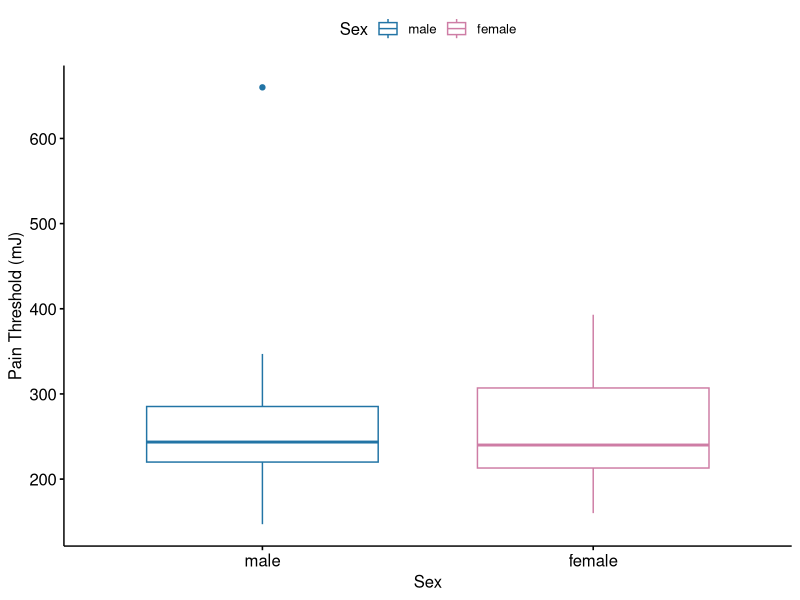
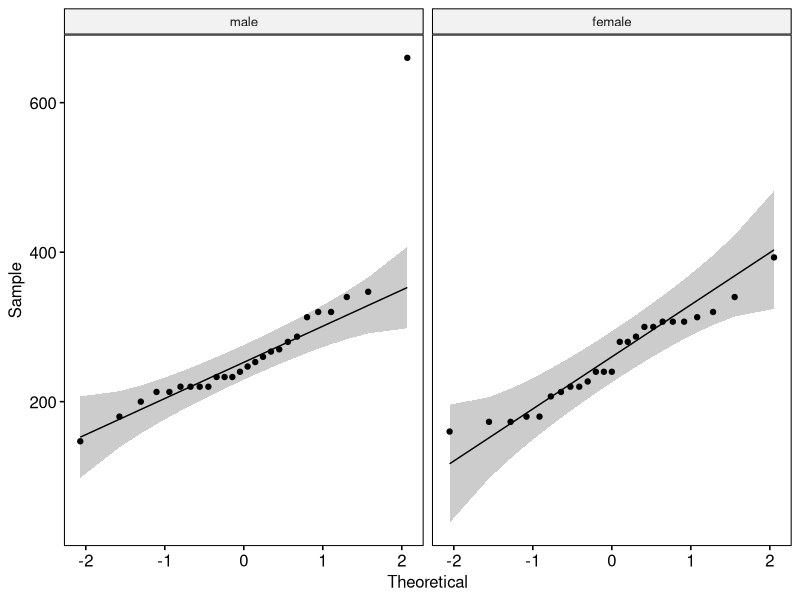
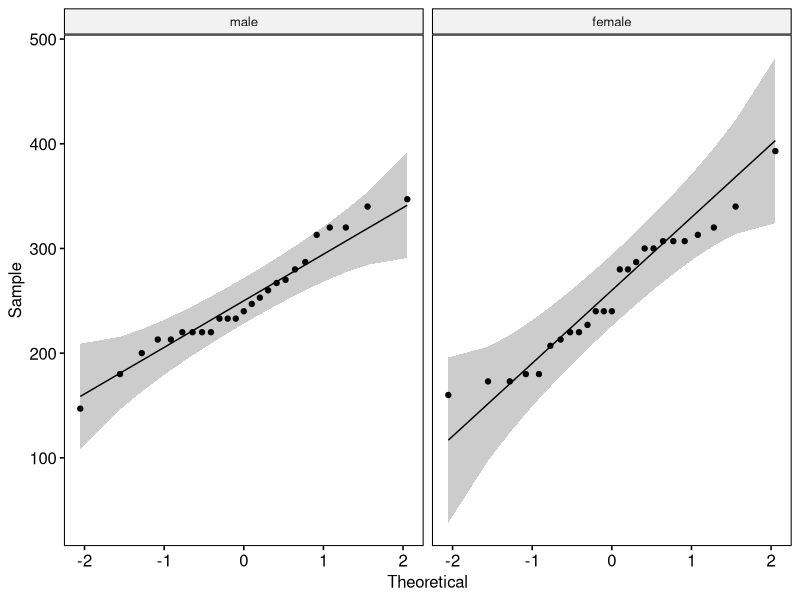
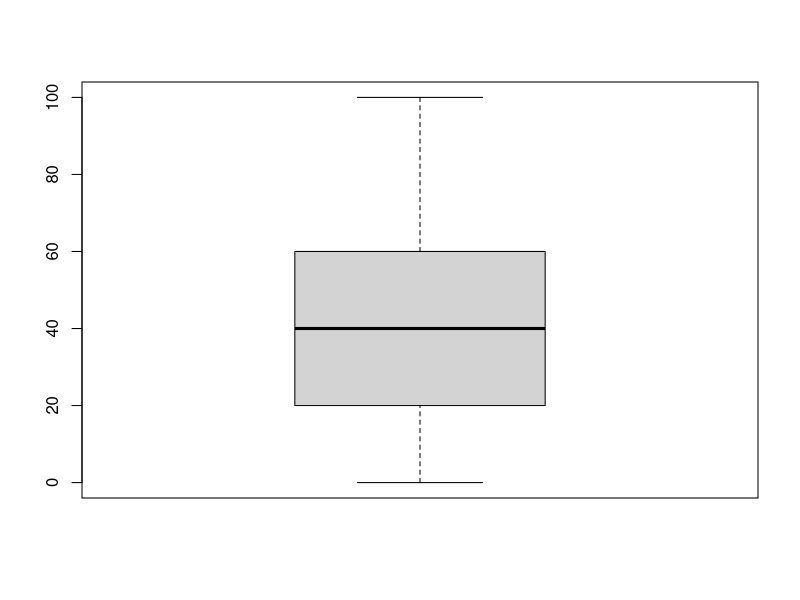
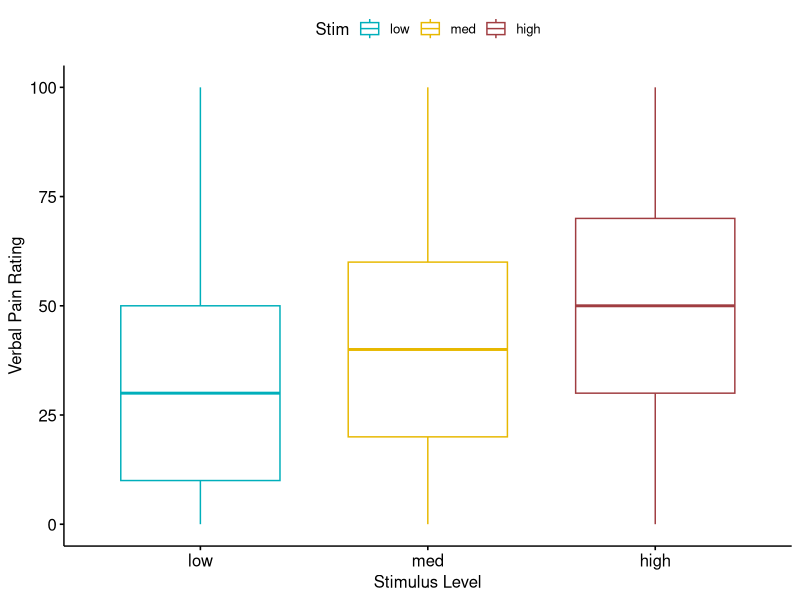
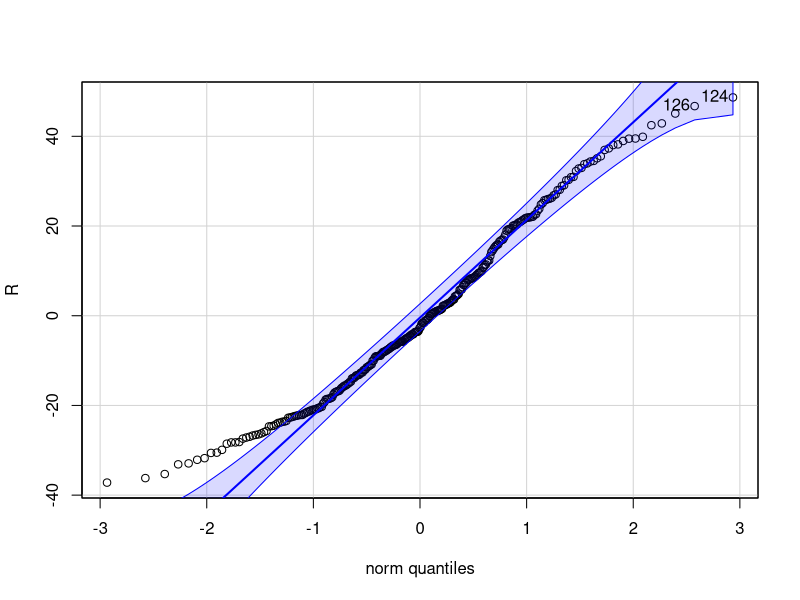
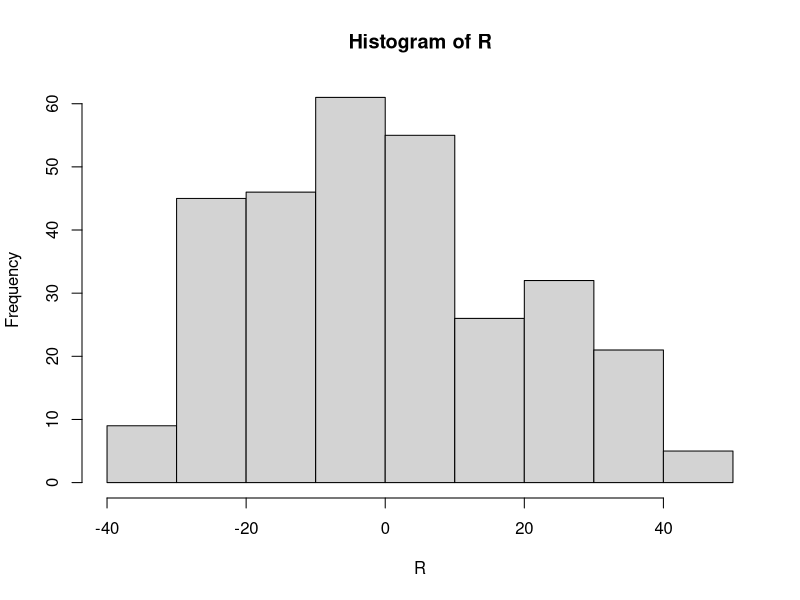
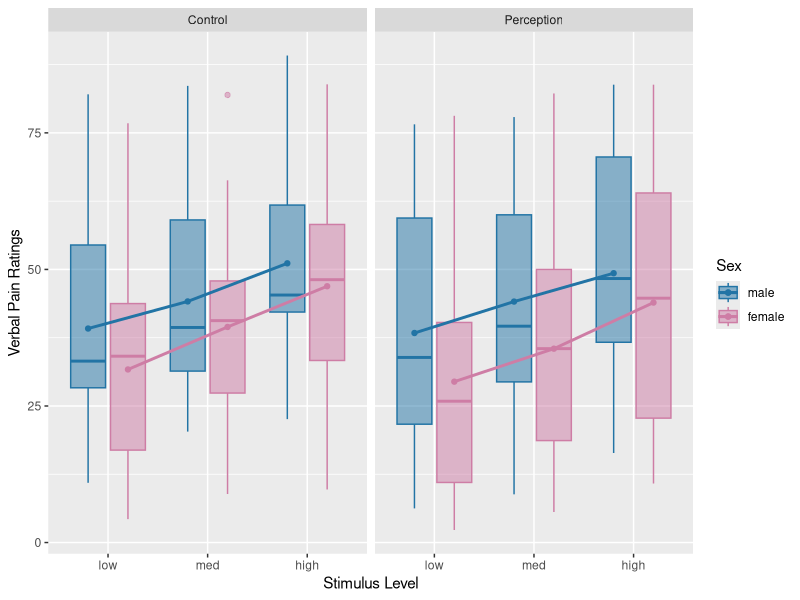

Here is the R script that generated these plots, in order:
## ---- chunk 1
library(ggpubr)
library(emmeans)
library(readr)
library(afex)
library(car)
library(multcomp)
## ---- chunk 2
threshold <- read_csv("Data/Thresholds.csv", col_types = cols(Sex = col_factor(
                                                       levels = c("male", "female"))))
## ---- chunk 3
ggboxplot(threshold, x = "Sex", y = "Threshold", 
          color = "Sex", palette = c("#2274A5", "#CE7DA5"),
          ylab = "Pain Threshold (mJ)", xlab = "Sex")
ggqqplot(threshold, "Threshold", facet.by = "Sex")

print(c("Male average: ", mean(subset(threshold, threshold$Sex=="male")$Threshold)))
print(c("Male variance: ", sd(subset(threshold, threshold$Sex=="male")$Threshold)))
print(c("Female average: ", mean(subset(threshold, threshold$Sex=="female")$Threshold)))
print(c("Female variance: ", sd(subset(threshold, threshold$Sex=="female")$Threshold)))
## ---- chunk 4
threshold <- subset(threshold, threshold$Subject != 33)
ggqqplot(threshold, "Threshold", facet.by = "Sex")
## ---- chunk 5
thresh.aov <- aov(Threshold ~ Sex, data = threshold)
summary(thresh.aov)
## ---- chunk 6
leveneTest(Threshold ~ Sex, data = threshold)
shapiro.test(x = residuals(object = thresh.aov))
## ---- chunk 7
R1 <- read_csv("Data/Perception_ratings.csv", col_types = cols(Sex = col_factor(
                                                          levels = c("male", "female")),
                                                          Stim = col_factor(
                                                          levels = c("low", "med", "high"))))
R1$Condition <- "Perception"
R2 <- read_csv("Data/Control_ratings.csv", col_types = cols(Sex = col_factor(
                                                       levels = c("male", "female")),
                                                       Stim = col_factor(
                                                       levels = c("low", "med", "high"))))
R2$Condition <- "Control"

ratings <- rbind(R1, R2)
ratings <- subset(ratings, ratings$Subject!=18)  # exclude subject 18 (DNF motor)
ratings <- ratings[!(ratings$Pain %in% boxplot(ratings$Pain)$out),]  # remove rows with outliers

print("Sample Size")
print(length(ratings$Pain))
## ---- chunk 8
emm_options(pbkrtest.limit = 5000)
ratings <- na.omit(ratings)
ratings <- ratings[sample(nrow(ratings), 5000), ]
## ---- chunk 9
ggboxplot(ratings, x = "Stim", y = "Pain", 
          color = "Stim", palette = c("#00AFBB", "#E7B800", "#A03D41"),
          ylab = "Verbal Pain Rating", xlab = "Stimulus Level",
          order = c("low", "med", "high"))

for (i in c("male", "female")) {
  print(table(ratings$Sex))
  for (j in c("low", "med", "high")){
    print(table(ratings$Stim))
    for (k in c("Perception", "Control")){
      print(table(ratings$Condition))
      m <- mean(subset(ratings, ratings$Sex==i & ratings$Stim==j & ratings$Condition==k)$Pain, na.rm = TRUE)
      s <- sd(subset(ratings, ratings$Sex==i & ratings$Stim==j & ratings$Condition==k)$Pain, na.rm = TRUE)
      print(sprintf("%s %s %s - %s (%s)", i, j, k, round(m, digits = 1), round(s, digits = 1)))
    }
  }
}
## ---- chunk 10
pain.model <- aov_ez(id = "Subject", 
                     dv = "Pain", 
                     data = ratings, 
                     between = "Sex", 
                     within = c("Stim", "Condition"),
                     fun_aggregate = mean)
knitr::kable(nice(pain.model))

post.hoc <- emmeans(pain.model, ~ Stim)  # significant main effect of Stimulus
print(summary(as.glht(pairs(post.hoc)), test=adjusted("bonferroni")))
## ---- chunk 11
R = residuals(pain.model)
qqPlot(R)
hist(R)
## ---- chunk 12
leveneTest(Pain ~ Sex * Stim * Condition, data = ratings)
table(ratings$Sex)
table(ratings$Stim)
table(ratings$Condition)
## ---- chunk 13
afex_plot(pain.model, x = "Stim", trace = "Sex", 
          panel = "Condition", error = "none", 
          mapping = c("color", "fill"), 
          data_geom = geom_boxplot, data_arg = list(width = 0.7), 
          point_arg = list(size = 1.5), line_arg = list(size = 1),
          dodge = 0.8) +
  ylab("Verbal Pain Ratings") +
  xlab("Stimulus Level") +
  scale_fill_manual(values = c("#2274A5", "#CE7DA5")) + 
  scale_color_manual(values = c("#2274A5", "#CE7DA5"))
